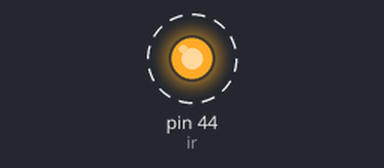
A program run on a simulated MicroPython board. Shown: output pins drawn as LEDs (lit = HIGH). Dashed ring = blinking. At 4.0 s the program stops and its outputs stay as they are.

Above: at 0.1 s.
Timing chart, 0 to 3.0 s (numbered marks = the images above):
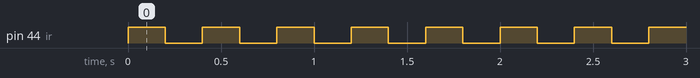

Measured:
- by itself, pin 44 (ir): alternates HIGH for 0.20 s and LOW for 0.20 s, 20 changes in all, then stays LOW

The program:

IRtest.py
```python
from machine import Pin
import time

ir = Pin(44, Pin.OUT)


#this is a very basic example, showing that the led can be blinked. Real IR-blasitng use is gonna need a real driver.
for i in range(0,10):
    ir.value(1)
    time.sleep(0.2)
    ir.value(0)
    time.sleep(0.2)

    
```
